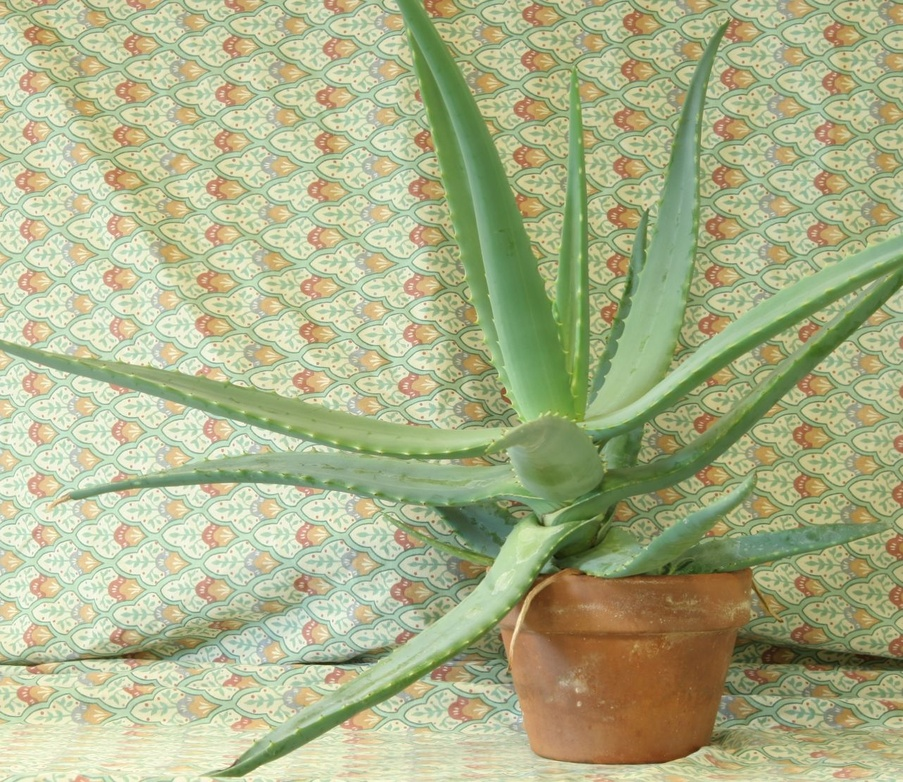
#> input picture Week_7/Lab/images/part2/aloeL.jpg, 903 x 782 px, shrunk from 1282 x 1110 before the run
$ python depth_map.py
#> lines starting #> are read from the running program, lines starting #| are printed output that depends on the picture
import numpy as np
import cv2 as cv
from matplotlib import pyplot as plt

imgL = cv.imread('images/part2/aloeL.jpg', cv.IMREAD_GRAYSCALE)
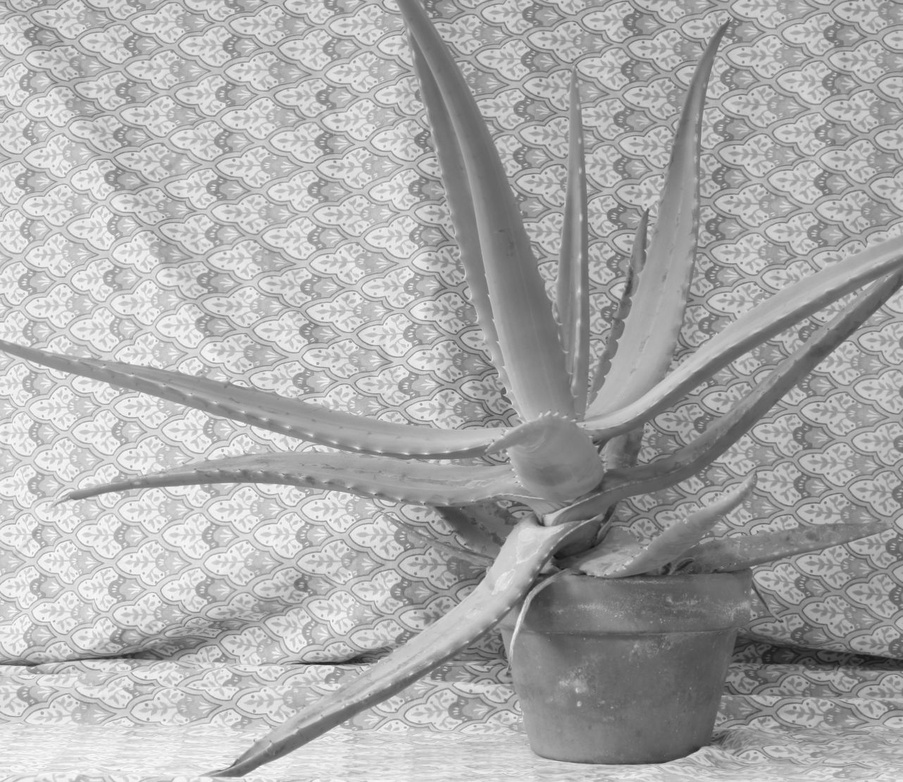
#> imgL: shape (782, 903); min 18, max 255, mean 170.8
imgR = cv.imread('images/part2/aloeR.jpg', cv.IMREAD_GRAYSCALE)
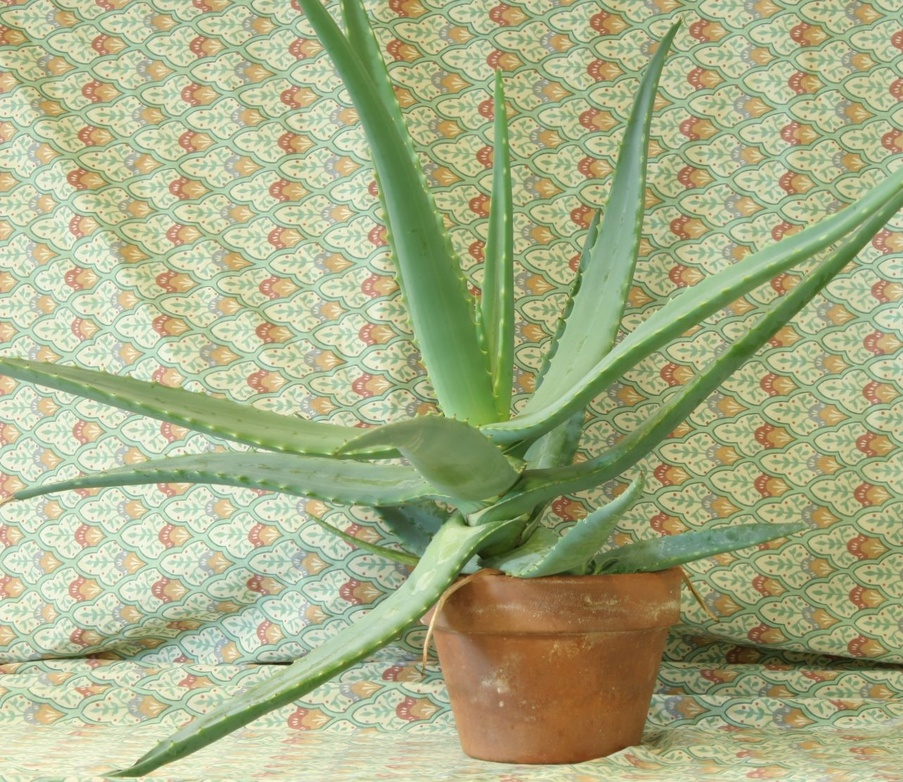
#> input picture Week_7/Lab/images/part2/aloeR.jpg, 903 x 782 px, shrunk from 1282 x 1110 before the run
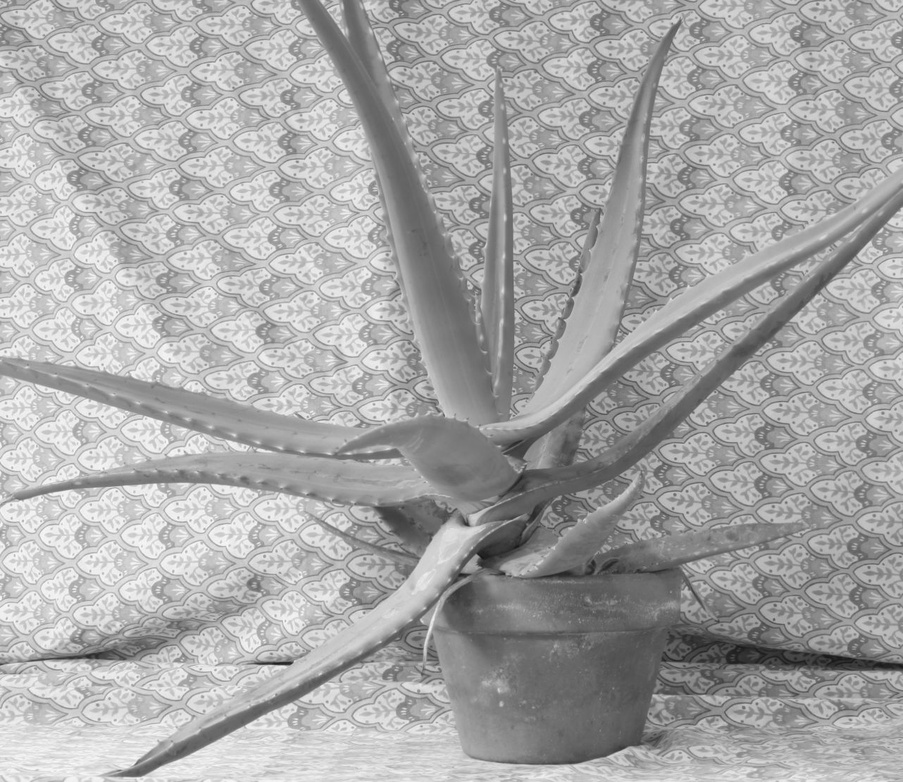
#> imgR: shape (782, 903); min 20, max 253, mean 167.8

stereo = cv.StereoBM.create(numDisparities=128, blockSize=15)
disparity = stereo.compute(imgL,imgR)
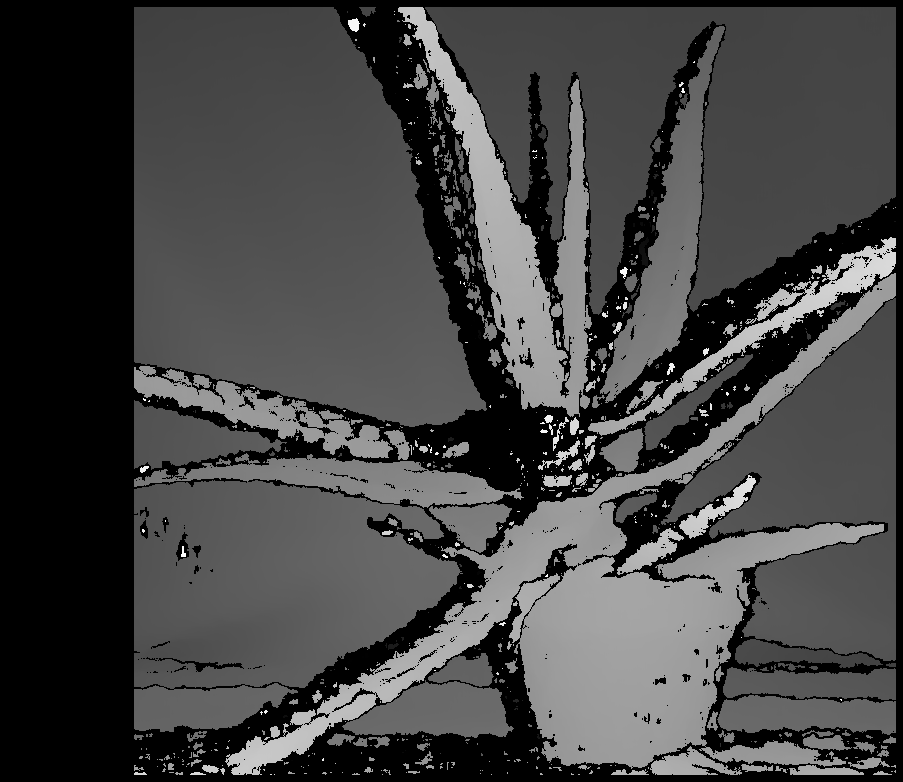
#> disparity: shape (782, 903) int16; min -16, max 2032, mean 542.3; drawn with min black and max white

plt.imshow(disparity,'gray')
plt.imsave('images/part2/disparity_map.jpg',disparity)
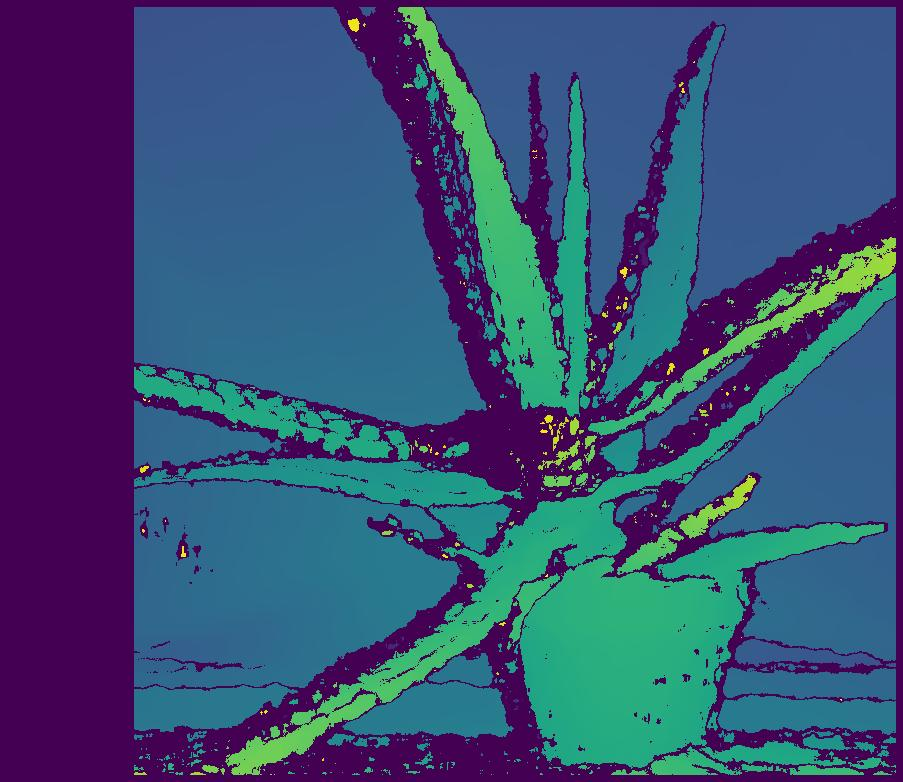
#> saved as disparity_map.jpg: shape (782, 903, 3); mean R, G, B 56, 80.7, 118.1
plt.show()
